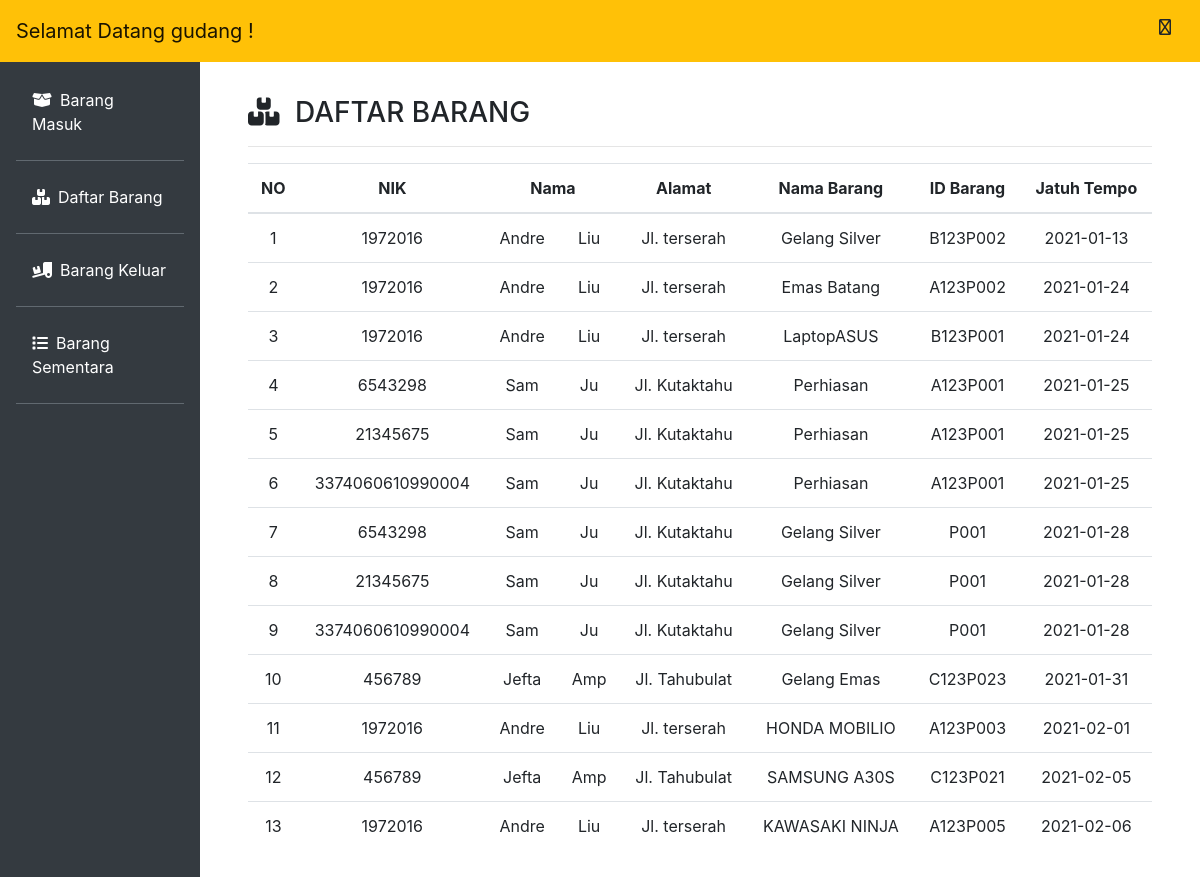
/lapangan_daftar.php (signed in), run on an earlier commit of the app's database.
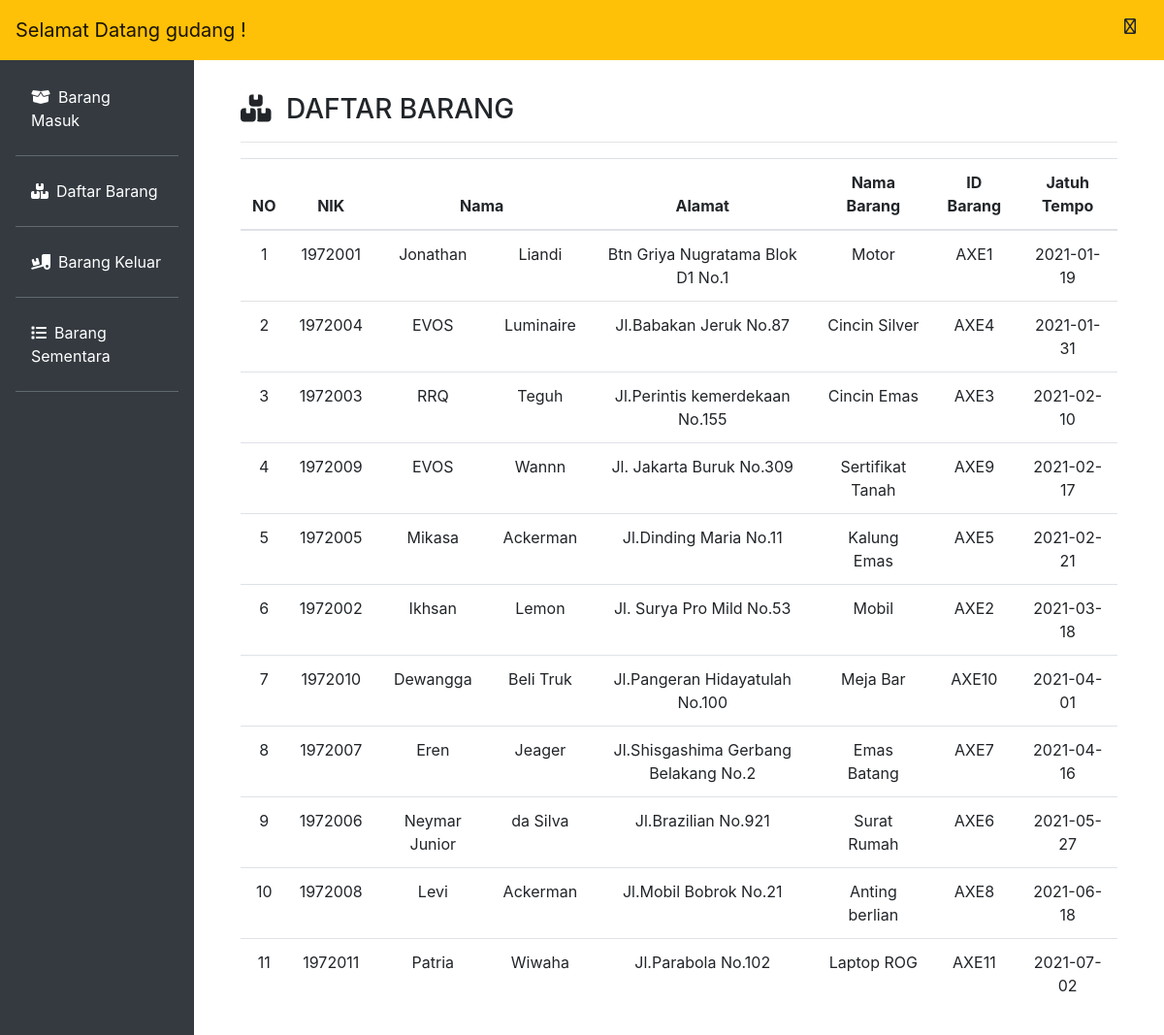
And on a later commit of the database.
### tables this page shows
CREATE TABLE `resepsionis_masuk` (
  `NIK` bigint(18) NOT NULL,
  `idPelanggan` varchar(10) NOT NULL,
  `namaDepan` varchar(255) NOT NULL,
  `namaBelakang` varchar(255) NOT NULL,
  `Alamat` text NOT NULL,
  `noTlp` int(255) NOT NULL,
  `noRekening` int(15) DEFAULT NULL
);

CREATE TABLE `gudang_masuk` (
  `idPelanggan` varchar(10) NOT NULL,
  `idBarang` varchar(10) NOT NULL,
  `namaBarang` text NOT NULL,
  `tanggalMasuk` date NOT NULL,
  `jatuhTempo` date NOT NULL,
  `idPegawai` varchar(5) NOT NULL,
  `kodeGudang` varchar(10) NOT NULL
);

### lapangan_daftar.php (the view, shortened to what this page needs)
<!DOCTYPE html>
<html lang="en">
<body>
   <?php
   include_once 'header.php';
   include_once 'includes/database.php';
   $result = mysqli_query($conn, "SELECT *
   FROM resepsionis_masuk r
   RIGHT JOIN gudang_masuk g
   ON r.idPelanggan = g.idPelanggan
   ORDER BY g.jatuhTempo ");
   ?>
   <div class="col-md-10 p-5 pt-2">
      <h3><i class="fas fa-boxes mr-2"></i> DAFTAR BARANG</h3>
      <hr>
      <table class="table table-hover text-center">
         <thead>
            <tr>
               <th scope="col">NO</th>
               <th scope="col">NIK</th>
               <th colspan="2" scope="col">Nama</th>
               <th scope="col">Alamat</th>
               <th scope="col">Nama Barang</th>
               <th scope="col">ID Barang</th>
               <th scope="col">Jatuh Tempo</th>
            </tr>
         </thead>
         <tbody>
            <?php $i = 1; ?>
            <?php while ($row = mysqli_fetch_assoc($result)) : ?>
               <tr>
                  <td scope="row"><?= $i; ?></td>
                  <td><?= $row["NIK"]; ?></td>
                  <td><?= $row["namaDepan"]; ?></td>
                  <td><?= $row["namaBelakang"]; ?></td>
                  <td><?= $row["Alamat"]; ?></td>
                  <td><?= $row["namaBarang"]; ?></td>
                  <td><?= $row["idBarang"]; ?></td>
                  <td><?= $row["jatuhTempo"]; ?></td>
               </tr>
               <?php $i++; ?>
            <?php endwhile; ?>
         </tbody>
      </table>
   </div>
</body>
</html>

What changed in the data, as far as the page shows it:
removed resepsionis_masuk: NIK "1972016", namaDepan "Andre", namaBelakang "Liu", Alamat "Jl. terserah", gudang_masuk.namaBarang "Gelang Silver", gudang_masuk.idBarang "B123P002", gudang_masuk.jatuhTempo "2021-01-13", gudang_masuk.namaBarang "Emas Batang", gudang_masuk.idBarang "A123P002", gudang_masuk.jatuhTempo "2021-01-24", gudang_masuk.namaBarang "LaptopASUS", gudang_masuk.idBarang "B123P001", gudang_masuk.namaBarang "HONDA MOBILIO", gudang_masuk.idBarang "A123P003", gudang_masuk.jatuhTempo "2021-02-01", gudang_masuk.namaBarang "KAWASAKI NINJA", gudang_masuk.idBarang "A123P005", gudang_masuk.jatuhTempo "2021-02-06"
removed resepsionis_masuk: NIK "6543298", namaDepan "Sam", namaBelakang "Ju", Alamat "Jl. Kutaktahu", gudang_masuk.namaBarang "Perhiasan", gudang_masuk.idBarang "A123P001", gudang_masuk.jatuhTempo "2021-01-25", gudang_masuk.namaBarang "Gelang Silver", gudang_masuk.idBarang "P001", gudang_masuk.jatuhTempo "2021-01-28"
removed resepsionis_masuk: NIK "21345675", namaDepan "Sam", namaBelakang "Ju", Alamat "Jl. Kutaktahu", gudang_masuk.namaBarang "Perhiasan", gudang_masuk.idBarang "A123P001", gudang_masuk.jatuhTempo "2021-01-25", gudang_masuk.namaBarang "Gelang Silver", gudang_masuk.idBarang "P001", gudang_masuk.jatuhTempo "2021-01-28"
removed resepsionis_masuk: NIK "3374060610990004", namaDepan "Sam", namaBelakang "Ju", Alamat "Jl. Kutaktahu", gudang_masuk.namaBarang "Perhiasan", gudang_masuk.idBarang "A123P001", gudang_masuk.jatuhTempo "2021-01-25", gudang_masuk.namaBarang "Gelang Silver", gudang_masuk.idBarang "P001", gudang_masuk.jatuhTempo "2021-01-28"
removed resepsionis_masuk: NIK "456789", namaDepan "Jefta", namaBelakang "Amp", Alamat "Jl. Tahubulat", gudang_masuk.namaBarang "Gelang Emas", gudang_masuk.idBarang "C123P023", gudang_masuk.jatuhTempo "2021-01-31", gudang_masuk.namaBarang "SAMSUNG A30S", gudang_masuk.idBarang "C123P021", gudang_masuk.jatuhTempo "2021-02-05"
added resepsionis_masuk: NIK "1972001", namaDepan "Jonathan", namaBelakang "Liandi", Alamat "Btn Griya Nugratama Blok D1 No.1", gudang_masuk.namaBarang "Motor", gudang_masuk.idBarang "AXE1", gudang_masuk.jatuhTempo "2021-01-19"
added resepsionis_masuk: NIK "1972004", namaDepan "EVOS", namaBelakang "Luminaire", Alamat "Jl.Babakan Jeruk No.87", gudang_masuk.namaBarang "Cincin Silver", gudang_masuk.idBarang "AXE4", gudang_masuk.jatuhTempo "2021-01-31"
added resepsionis_masuk: NIK "1972003", namaDepan "RRQ", namaBelakang "Teguh", Alamat "Jl.Perintis kemerdekaan No.155", gudang_masuk.namaBarang "Cincin Emas", gudang_masuk.idBarang "AXE3", gudang_masuk.jatuhTempo "2021-02-10"
added resepsionis_masuk: NIK "1972009", namaDepan "EVOS", namaBelakang "Wannn", Alamat "Jl. Jakarta Buruk No.309", gudang_masuk.namaBarang "Sertifikat Tanah", gudang_masuk.idBarang "AXE9", gudang_masuk.jatuhTempo "2021-02-17"
added resepsionis_masuk: NIK "1972005", namaDepan "Mikasa", namaBelakang "Ackerman", Alamat "Jl.Dinding Maria No.11", gudang_masuk.namaBarang "Kalung Emas", gudang_masuk.idBarang "AXE5", gudang_masuk.jatuhTempo "2021-02-21"
added resepsionis_masuk: NIK "1972002", namaDepan "Ikhsan", namaBelakang "Lemon", Alamat "Jl. Surya Pro Mild No.53", gudang_masuk.namaBarang "Mobil", gudang_masuk.idBarang "AXE2", gudang_masuk.jatuhTempo "2021-03-18"
added resepsionis_masuk: NIK "1972010", namaDepan "Dewangga", namaBelakang "Beli Truk", Alamat "Jl.Pangeran Hidayatulah No.100", gudang_masuk.namaBarang "Meja Bar", gudang_masuk.idBarang "AXE10", gudang_masuk.jatuhTempo "2021-04-01"
added resepsionis_masuk: NIK "1972007", namaDepan "Eren", namaBelakang "Jeager", Alamat "Jl.Shisgashima Gerbang Belakang No.2", gudang_masuk.namaBarang "Emas Batang", gudang_masuk.idBarang "AXE7", gudang_masuk.jatuhTempo "2021-04-16"
added resepsionis_masuk: NIK "1972006", namaDepan "Neymar Junior", namaBelakang "da Silva", Alamat "Jl.Brazilian No.921", gudang_masuk.namaBarang "Surat Rumah", gudang_masuk.idBarang "AXE6", gudang_masuk.jatuhTempo "2021-05-27"
added resepsionis_masuk: NIK "1972008", namaDepan "Levi", namaBelakang "Ackerman", Alamat "Jl.Mobil Bobrok No.21", gudang_masuk.namaBarang "Anting berlian", gudang_masuk.idBarang "AXE8", gudang_masuk.jatuhTempo "2021-06-18"
added resepsionis_masuk: NIK "1972011", namaDepan "Patria", namaBelakang "Wiwaha", Alamat "Jl.Parabola No.102", gudang_masuk.namaBarang "Laptop ROG", gudang_masuk.idBarang "AXE11", gudang_masuk.jatuhTempo "2021-07-02"
